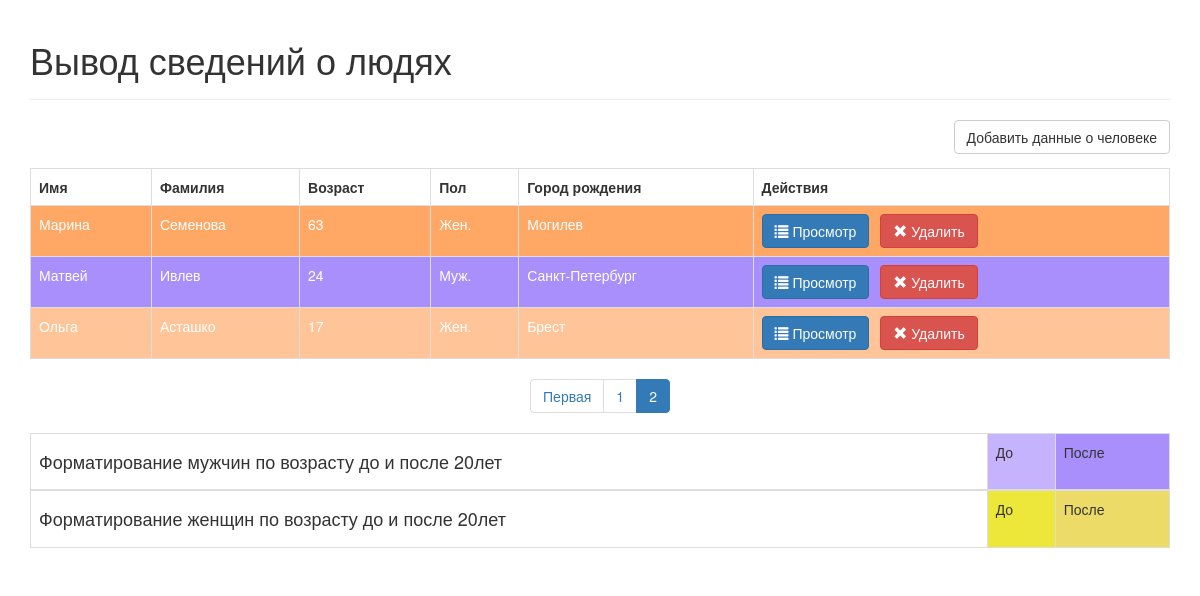
The app's page /index.php?page=2 with its own data.
### tables this page shows
CREATE TABLE `people` (
  `id` int(11) NOT NULL,
  `name` mediumtext NOT NULL,
  `surname` mediumtext NOT NULL,
  `birthday` date NOT NULL,
  `gender` tinyint(1) NOT NULL,
  `city` text NOT NULL
);

### index.php (the view, shortened to what this page needs)
<?php
  $page = isset($_GET['page']) ? $_GET['page'] : 1;
  $records_per_page = 6;
  $from_record_num = ($records_per_page * $page) - $records_per_page;
  require 'people_class.php';
  $database = new Database();
  $db = $database->getConnection();
  $output_people = new People($db);
  $stmt = $output_people->readAll($from_record_num, $records_per_page,$db);
  $num = $stmt->rowCount();
  require_once "header.php";
?>
  <div class='right-button-margin'>
      <a href='add_person.php' class='btn btn-default pull-right'>Добавить данные о человеке</a>
  </div>
<?php
  if ($num > 0) {
    echo "<table class='table table-hover table-responsive table-bordered'>";
      echo "<tr>";
        echo "<th>Имя</th>";
        echo "<th>Фамилия</th>";
        echo "<th>Возраст</th>";
        echo "<th>Пол</th>";
        echo "<th>Город рождения</th>";
        echo "<th>Действия</th>";
      echo "</tr>";
      while ($row = $stmt->fetch(PDO::FETCH_ASSOC)) {
        extract($row);
        echo "<tr ";
        echo $output_people->format_person($gender,$birthday);
        echo '</tr>';
          echo "<td>{$name}</td>";
          echo "<td>{$surname}</td>";
          echo "<td>";
          echo People::calculate_age($birthday);
          echo "</td>";
          echo "<td>";
          echo People::change_gender($gender);
          echo "</td>";
          echo "<td>{$city}</td>";
          echo "<td>";
          echo "<a href='read_person.php?id={$id}' class='btn btn-primary left-margin'>
                <span class='glyphicon glyphicon-list'></span> Просмотр
                </a>
                <a delete-id='{$id}' class='btn btn-danger delete-object'>
                <span class='glyphicon glyphicon-remove'></span> Удалить
                </a>";
          echo "</td>";
        echo "</tr>";
        }
    echo "</table>";
    include_once 'paging.php';
  }
  else {
      echo "<div class='alert alert-info'>Информация не найдена.</div>";
  }
?>
   <table class='table table-bordered table-sm'>
     <thead>
      <tr>
        <td><h4>Форматирование мужчин по возрасту до и после 20лет</h4></td>
        <td class="smal_male_td">До</td>
        <td class="male_td">После</td>
      </tr>
    </thead>
      <tr>
        <td><h4>Форматирование женщин по возрасту до и после 20лет</h4></td>
        <td class="smal_fmale_td">До</td>
        <td class="fmale_td">После</td>
      </tr>
   </table>
<?php
  require_once "footer.php";
?>

### css/style.css (style rules this page uses)
.left-margin { margin: 0 .5em 0 0; }
.right-button-margin { margin: 0 0 1em 0; overflow: hidden; }
.smal_male_td { background-color: rgb(110 69 249 / 40%); }
.male_td { background-color: rgb(110 69 249 / 60%); }
.smal_fmale_td { background-color: rgba(233, 226, 15, 0.824); }
.fmale_td { background-color: rgba(225, 196, 2, 0.6); }

### records on screen
people: name "Марина", surname "Семенова", birthday "63", gender "Жен.", city "Могилев"
people: name "Матвей", surname "Ивлев", birthday "24", gender "Муж.", city "Санкт-Петербург"
people: name "Ольга", surname "Асташко", birthday "17", gender "Жен.", city "Брест"

### other values on screen
$page_title "Вывод сведений о людях"
